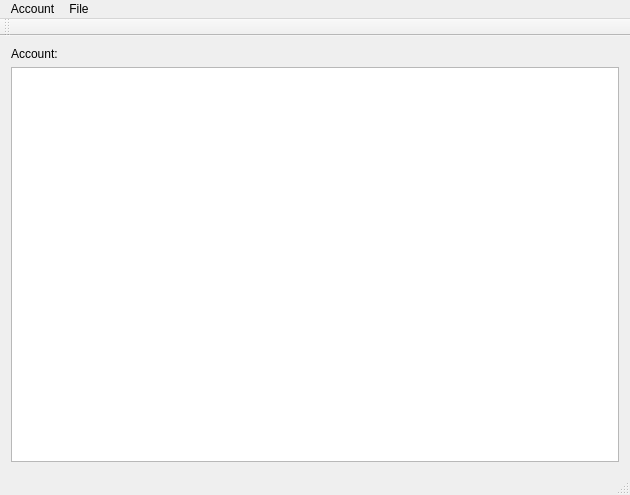
<?xml version="1.0" encoding="UTF-8"?>
<ui version="4.0">
 <class>MainWindow</class>
 <widget class="QMainWindow" name="MainWindow">
  <property name="geometry">
   <rect>
    <x>0</x>
    <y>0</y>
    <width>630</width>
    <height>495</height>
   </rect>
  </property>
  <property name="windowTitle">
   <string>MainWindow</string>
  </property>
  <widget class="QWidget" name="centralWidget">
   <layout class="QVBoxLayout" name="verticalLayout">
    <item>
     <widget class="QLabel" name="label">
      <property name="text">
       <string>Account:</string>
      </property>
     </widget>
    </item>
    <item>
     <widget class="QPlainTextEdit" name="plainTextEdit"/>
    </item>
   </layout>
  </widget>
  <widget class="QMenuBar" name="menuBar">
   <property name="geometry">
    <rect>
     <x>0</x>
     <y>0</y>
     <width>630</width>
     <height>25</height>
    </rect>
   </property>
   <widget class="QMenu" name="menuAcount">
    <property name="title">
     <string>Account</string>
    </property>
    <addaction name="actionLogin_account"/>
    <addaction name="action_Logout_Account"/>
    <addaction name="actionAbout"/>
   </widget>
   <widget class="QMenu" name="menuFile">
    <property name="enabled">
     <bool>true</bool>
    </property>
    <property name="title">
     <string>File</string>
    </property>
    <widget class="QMenu" name="menuUpload_file">
     <property name="enabled">
      <bool>false</bool>
     </property>
     <property name="title">
      <string>Upload file</string>
     </property>
     <addaction name="actionSimple_Upload"/>
     <addaction name="actionMultipart_Upload"/>
     <addaction name="actionResumable_Upload"/>
    </widget>
    <addaction name="menuUpload_file"/>
    <addaction name="actionDownload_file"/>
   </widget>
   <addaction name="menuAcount"/>
   <addaction name="menuFile"/>
  </widget>
  <widget class="QToolBar" name="mainToolBar">
   <attribute name="toolBarArea">
    <enum>TopToolBarArea</enum>
   </attribute>
   <attribute name="toolBarBreak">
    <bool>false</bool>
   </attribute>
  </widget>
  <widget class="QStatusBar" name="statusBar"/>
  <action name="actionLogin_account">
   <property name="text">
    <string>Login account</string>
   </property>
  </action>
  <action name="actionAbout">
   <property name="enabled">
    <bool>false</bool>
   </property>
   <property name="text">
    <string>About...</string>
   </property>
  </action>
  <action name="actionDownload_file">
   <property name="enabled">
    <bool>false</bool>
   </property>
   <property name="text">
    <string>Download file</string>
   </property>
  </action>
  <action name="actionSimple_Upload">
   <property name="text">
    <string>Simple Upload</string>
   </property>
  </action>
  <action name="actionMultipart_Upload">
   <property name="text">
    <string>Multipart Upload</string>
   </property>
  </action>
  <action name="actionResumable_Upload">
   <property name="text">
    <string>Resumable Upload</string>
   </property>
  </action>
  <action name="action_Logout_Account">
   <property name="text">
    <string>&amp;Logout Account</string>
   </property>
  </action>
 </widget>
 <layoutdefault spacing="6" margin="11"/>
 <resources/>
 <connections/>
</ui>
